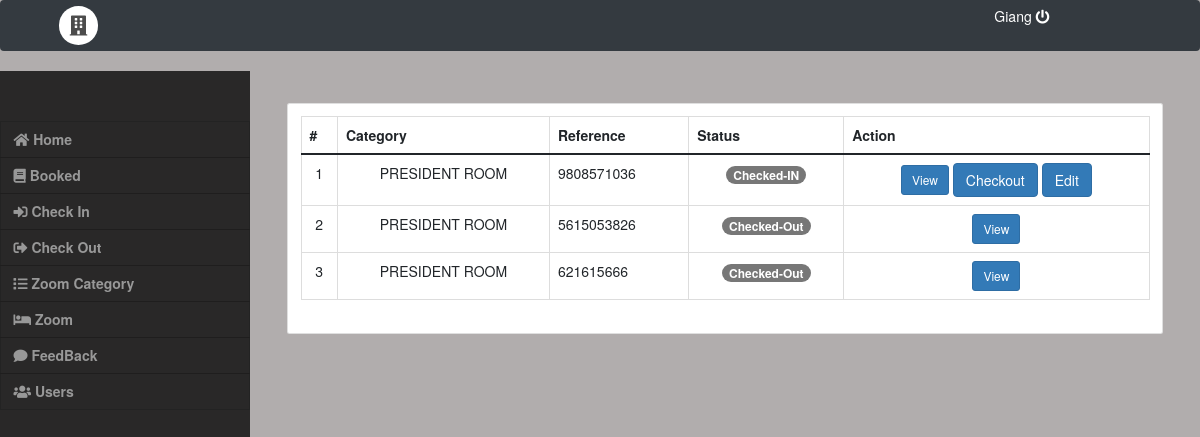
The app's page /admin/admin.php?page=check_out, older data.
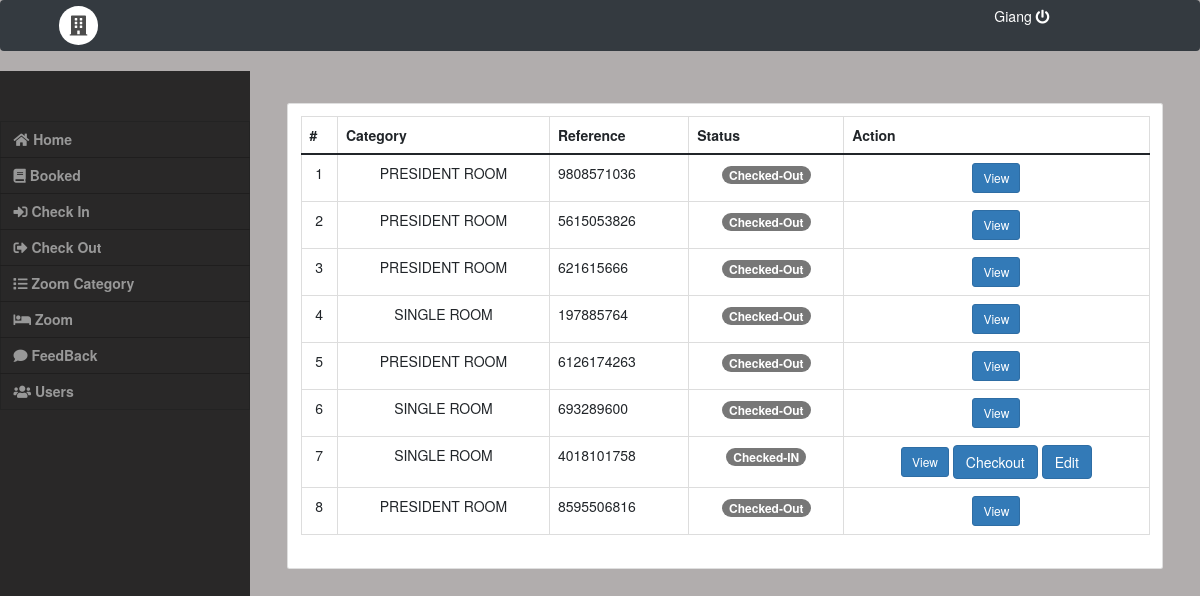
The same page, newer data.
### tables this page shows
CREATE TABLE `checked` (
  `id` int(255) NOT NULL,
  `ref_no` varchar(255) NOT NULL,
  `room_id` int(255) NOT NULL,
  `name` text NOT NULL,
  `contact_no` varchar(255) NOT NULL,
  `date_in` datetime NOT NULL,
  `date_out` datetime NOT NULL,
  `status` tinyint(1) NOT NULL DEFAULT 0 COMMENT '0 =pending,\r\n1 = check in,\r\n2 = check out',
  `date_update` datetime NOT NULL DEFAULT current_timestamp()
);

CREATE TABLE `room_category` (
  `id` int(255) NOT NULL,
  `name` varchar(255) NOT NULL,
  `price` float NOT NULL,
  `img` text NOT NULL
);

### admin/lib_db.php (called while the page is built, shortened)
<?php
global $link;
function select_list($sql){
	return exec_select($sql);
}
function exec_select($sql){
	global $link;
	$ret = isset($ret) ? $ret : array();
	$res = $link->query($sql);
	$err = mysqli_error($link);
	if ($res ){
		$i = 1;
		while( $row = $res->fetch_array(MYSQLI_ASSOC) )
		{
			$ret[]= $row ;
		}
	}
	return $ret;
}

### admin/check_out.php (the view, shortened to what this page needs)
<?php
    include("lib_db.php");
?>
<div class="container-fluid">
    <div class="col-lg-12">
        <div class="row mt-3">
            <div class="col-md-12">
                <div class="card">
                    <div class="card-body">
                        <table class="table table-bordered">
                            <thead>
                                <th>#</th>
                                <th>Category</th>
                                <th>Reference</th>
                                <th>Status</th>
                                <th>Action</th>
                            </thead>
                            <tbody>
                                <?php
                                    $i=1;
                                    $sql = "SELECT checked.id as id,checked.name as name1 , room_category.name as name2 , ref_no , contact_no ,date_in,date_out, price,status FROM checked,room_category WHERE checked.room_id = room_category.id";
                                    $datas = select_list($sql);
                                    foreach($datas as $data){
                                ?>
                                <tr>
                                    <td class="text-center"><?php echo $i++ ?></td>
                                    <td class="text-center">
                                        <?php echo $data['name2'] ?></td>
                                    <td class=""><?php echo $data['ref_no'] ?></td>
                                    <?php if($data['status'] == 1): ?>
                                    <td class="text-center"><span class="badge badge-warning">Checked-IN</span></td>
                                    <td class="text-center">
                                        <button class="btn btn-sm btn-primary check_out" type="button"
                                            data-toggle="modal" data-target="#modal"
                                            data-id="<?php echo $data['id'] ?>">View</button>
                                        <a href="checkout_booking2.php?id=<?php echo $data['id']?>"><button type="button"
                                                class="btn btn-primary" id="checkout">Checkout</button></a>
                                        <button type="button" class="btn btn-primary" id="edit_checkin"
                                            data-toggle="modal" data-target="#modal_edit"
                                            data-id="<?php echo $data['id'] ?>" data-name="<?php echo $data['name1'] ?>"
                                            data-contact="<?php echo $data['contact_no'] ?>"
                                            data-datein="<?php echo $data['date_in'] ?>"
                                            data-dateout="<?php echo $data['date_out'] ?>">Edit</button>
                                    </td>
                                    <?php else: ?>
                                    <td class="text-center"><span class="badge badge-success">Checked-Out</span></td>
                                    <td class="text-center">
                                        <button class="btn btn-sm btn-primary check_out" type="button"
                                            data-toggle="modal" data-target="#modal"
                                            data-id="<?php echo $data['id'] ?>">View</button>
                                    </td>
                                    <?php endif; ?>
                                </tr>
                                <?php }; ?>
                            </tbody>
                        </table>
                    </div>
                </div>
            </div>
        </div>
    </div>
</div>

### admin/admin.php (shortened to what this page needs)
<!DOCTYPE html>
<html lang="en">
<head>
    <link rel="stylesheet" href="https://cdnjs.cloudflare.com/ajax/libs/font-awesome/5.15.4/css/all.min.css">
    <link rel="stylesheet" href="https://stackpath.bootstrapcdn.com/bootstrap/4.3.1/css/bootstrap.min.css"
>
    <link rel="stylesheet" href="https://cdnjs.cloudflare.com/ajax/libs/twitter-bootstrap/5.0.2/css/bootstrap.min.css">
    <link rel="stylesheet" href="https://unpkg.com/swiper@7/swiper-bundle.min.css" />
    <link rel="stylesheet" href="//code.jquery.com/ui/1.13.0/themes/base/jquery-ui.css">
    <link rel="stylesheet" href="https://maxcdn.bootstrapcdn.com/bootstrap/4.0.0/css/bootstrap.min.css"
>
<link rel="stylesheet" href="https://maxcdn.bootstrapcdn.com/bootstrap/3.3.6/css/bootstrap.min.css" />
    <link rel="stylesheet" href="../css/admin.css">
</head>
<body>
    <?php include 'header.php' ?>
    <?php include 'nav-left.php' ?>
    <main id="view-panel">
        <?php $page = isset($_GET['page']) ? $_GET['page'] :'home'; ?>
        <?php include $page.'.php' ?>
    </main>
</body>
</html>

### admin/header.php (shortened to what this page needs)
<nav class="navbar navbar-dark bg-dark fixed-top " style="padding:0;">
        <div class="container-fluid mt-2 mb-2">
            <div class="col-lg-12">
                <div class="col-md-1 float-left" style="display: flex;">
                    <div class="logo">
                        <i class="fa fa-building"></i>
                    </div>
                </div>
            <div class="col-md-4 float-left text-white">
            </div>
                <div class="col-md-2 float-right text-white">
                    <a href="../index.php" class="text-white">Giang <i class="fas fa-power-off"></i></a>
                </div>
            </div>
        </div>
    </nav>

### admin/nav-left.php
<nav id="sidebar">
        <div class="sidebar-list">
            <a href="admin.php?page=home" class="nav-item nav-home"><span class='icon-field'><i class="fa fa-home"></i></span> Home</a>
            <a href="admin.php?page=booked" class="nav-item nav-home"><span class='icon-field'><i class="fa fa-book"></i></span> Booked</a>
            <a href="admin.php?page=check_in" class="nav-item nav-home"><span class='icon-field'><i class="fa fa-sign-in-alt"></i></span> Check In</a>
            <a href="admin.php?page=check_out" class="nav-item nav-home"><span class='icon-field'><i class="fa fa-sign-out-alt"></i></span> Check Out</a>
            <a href="admin.php?page=category" class="nav-item nav-home"><span class='icon-field'><i class="fa fa-list"></i></span> Zoom Category</a>
            <a href="admin.php?page=zoom" class="nav-item nav-home"><span class='icon-field'><i class="fa fa-bed"></i></span> Zoom</a>
            <a href="admin.php?page=phanhoi" class="nav-item nav-users"><span class='icon-field'><i class="fa fa-comment"></i></span> FeedBack</a>
            <a href="admin.php?page=users" class="nav-item nav-users"><span class='icon-field'><i class="fa fa-users"></i></span> Users</a>
        </div>
</nav>

### css/admin.css (style rules this page uses)
body { background-color: #b1adad; }
nav#sidebar { height: 100%; position: fixed; z-index: 99; width: 250px; background-color: #000000c4; }
nav .sidebar-list { margin-top: 50px; }
a.nav-item { position: relative; display: block; padding: 0.75rem 1.25rem; margin-bottom: -1px; border: 1px solid rgba(0, 0, 0, .125); color: #989898; font-weight: 600; }
a { text-decoration: none; }
main#view-panel { margin-left: 250px; width: calc(100% - 250px); height: 100%; margin-top: 3.5rem; padding: 0.5em; }

### admin/header.php (style rules this page uses)
.logo { margin: auto; font-size: 20px; background: white; padding: 5px 11px; border-radius: 50% 50%; color: #000000b3; }

Row changes from the older to the newer data that the page shows:
changed checked (number 1 of 8 on the later page): status "Checked-IN Checkout Edit" → "Checked-Out"
added checked: room_category.name "SINGLE ROOM", ref_no "197885764"
added checked: room_category.name "PRESIDENT ROOM", ref_no "6126174263"
added checked: room_category.name "SINGLE ROOM", ref_no "693289600"
added checked: room_category.name "SINGLE ROOM", ref_no "4018101758"
added checked: room_category.name "PRESIDENT ROOM", ref_no "8595506816"
